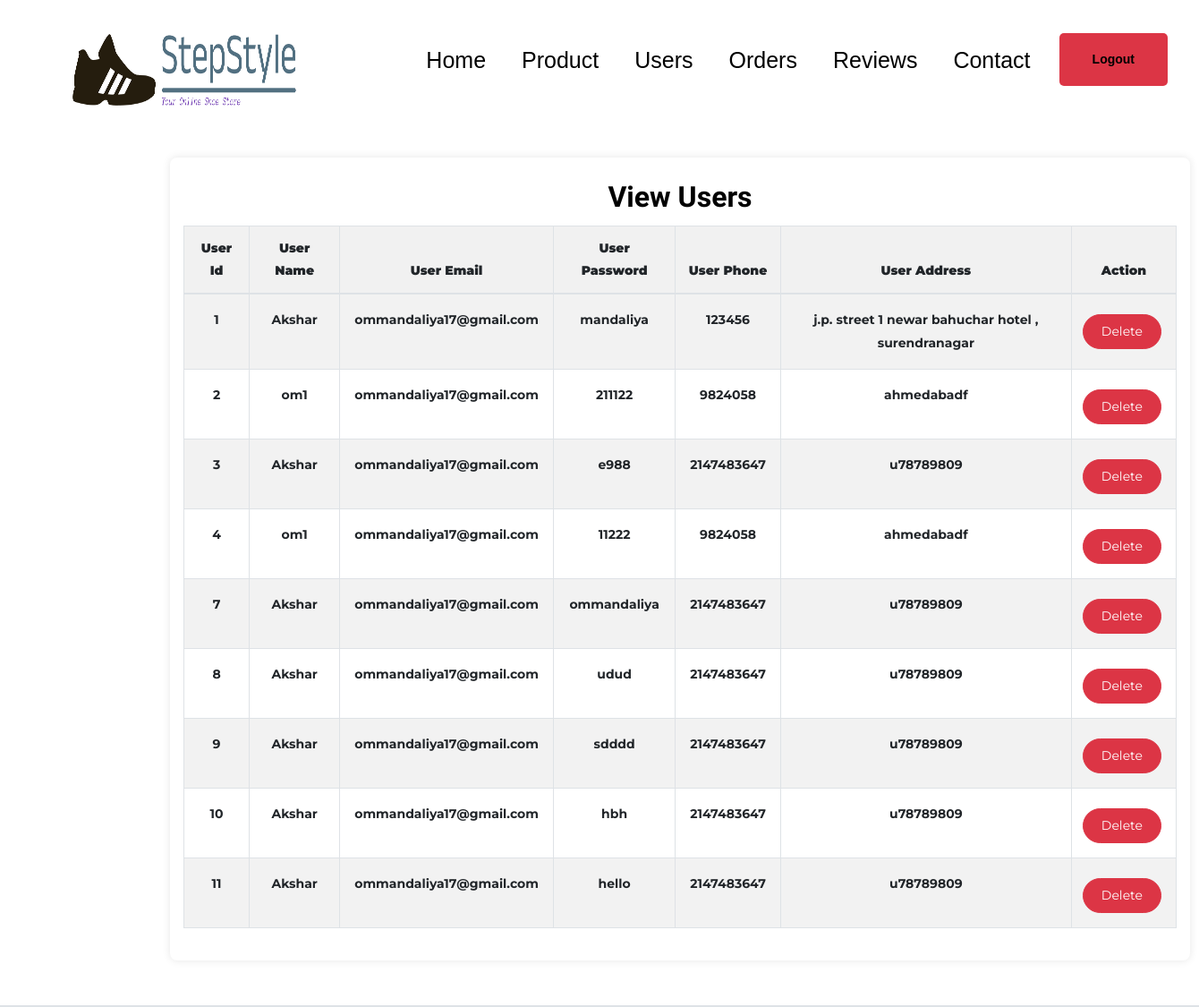
The page /view_user.php (signed in) on the database its author committed.
### tables this page shows
CREATE TABLE `users1` (
  `user_id` int(20) NOT NULL,
  `user_name` varchar(50) NOT NULL,
  `user_email` varchar(50) NOT NULL,
  `user_password` varchar(50) NOT NULL,
  `user_phone` int(13) NOT NULL,
  `user_address` varchar(50) NOT NULL
);

### view_user.php (the view, shortened to what this page needs)
<?php
include("connection.php");
$sql = "SELECT * FROM users1";
$result = $conn->query($sql);
?>
<!DOCTYPE html>
<html lang="en">
<head>
</head>
<body>
    <?php include('header1.php'); ?>
    <div class="container table-container" style="margin-top: 50px; margin-left: 190px;">
        <div class="text-center">
            <h2><b>View Users</b></h2>
        </div>
        <table class="table table-bordered table-striped">
            <thead>
                <tr>
                    <th class="text-center" ><b>User Id</b></th>
                    <th class="text-center"><b>User Name</b></th>
                    <th class="text-center"><b>User Email</b></th>
                    <th class="text-center"><b>User Password</b></th>
                    <th class="text-center"><b>User Phone</b></th>
                    <th class="text-center"><b>User Address</b></th>
                    <th class="text-center"><b>Action</b></th>
                </tr>
            </thead>
            <tbody>
                <?php
                if ($result->num_rows > 0) {
                    while ($row = $result->fetch_assoc()) {
                        echo "<tr>
                                <td class='p-3' style='font-weight:bold;'> " . $row["user_id"] . "</td>
                                <td class='p-3'style='font-weight:bold;'>" . $row["user_name"] . "</td>
                                <td class='p-3' style='font-weight:bold;'>" . $row["user_email"] . "</td>
                                <td class='p-3' style='font-weight:bold;'>" . $row["user_password"] . "</td>
                                <td class='p-3' style='font-weight:bold;'>" . $row["user_phone"] . "</td>
                                <td class='p-3' style='font-weight:bold;'>" . $row["user_address"] . "</td>
                                <td>
                                    <form action='view_user.php' method='get' style='display:inline-block;'>
                                        <input type='hidden' name='uid' value='" . $row['user_id'] . "' />
                                        <button type='submit' class='btn btn-danger border-radius:10px;'  style='margin-top:10px;' onclick='return confirm(\"Do you want to delete user id?\")'>Delete</button>
                                    </form>
                                </td>
                              </tr>";
                    }
                } else {
                    echo "<tr><td colspan='7'>No users found</td></tr>";
                }
                ?>
            </tbody>
        </table>
    </div><br><br>
</body>
</html>

### view_user.php (style rules this page uses)
body { background-color: #f8f9fa; color: #333; margin: 0; padding: 0; font-family: Arial, sans-serif; }
.table-container { padding: 20px; background-color: white; margin: 20px auto; border-radius: 8px; box-shadow: 0 0 10px rgba(0,0,0,0.1); max-width: 1200px; }
.table { width: 100%; margin-bottom: 1rem; color: #212529; background-color: aliceblue; border-collapse: collapse; }
.table th, .table td { padding: 1rem; vertical-align: middle; border: 1px solid #dee2e6; text-align: center; }
.table thead th { vertical-align: bottom; border-bottom: 2px solid #dee2e6; background-color: #f1f1f1; }
.container { max-width: 1200px; margin: 0 auto; padding: 20px; }

### rows shown on the page
users1: user_id "1", user_name "Akshar", user_email "ommandaliya17@gmail.com", user_password "mandaliya", user_phone "123456", user_address "j.p. street 1 newar bahuchar hotel , surendranagar"
users1: user_id "2", user_name "om1", user_email "ommandaliya17@gmail.com", user_password "211122", user_phone "9824058", user_address "ahmedabadf"
users1: user_id "3", user_name "Akshar", user_email "ommandaliya17@gmail.com", user_password "e988", user_phone "2147483647", user_address "u78789809"
users1: user_id "4", user_name "om1", user_email "ommandaliya17@gmail.com", user_password "11222", user_phone "9824058", user_address "ahmedabadf"
users1: user_id "7", user_name "Akshar", user_email "ommandaliya17@gmail.com", user_password "ommandaliya", user_phone "2147483647", user_address "u78789809"
users1: user_id "8", user_name "Akshar", user_email "ommandaliya17@gmail.com", user_password "udud", user_phone "2147483647", user_address "u78789809"
users1: user_id "9", user_name "Akshar", user_email "ommandaliya17@gmail.com", user_password "sdddd", user_phone "2147483647", user_address "u78789809"
users1: user_id "10", user_name "Akshar", user_email "ommandaliya17@gmail.com", user_password "hbh", user_phone "2147483647", user_address "u78789809"
users1: user_id "11", user_name "Akshar", user_email "ommandaliya17@gmail.com", user_password "hello", user_phone "2147483647", user_address "u78789809"
